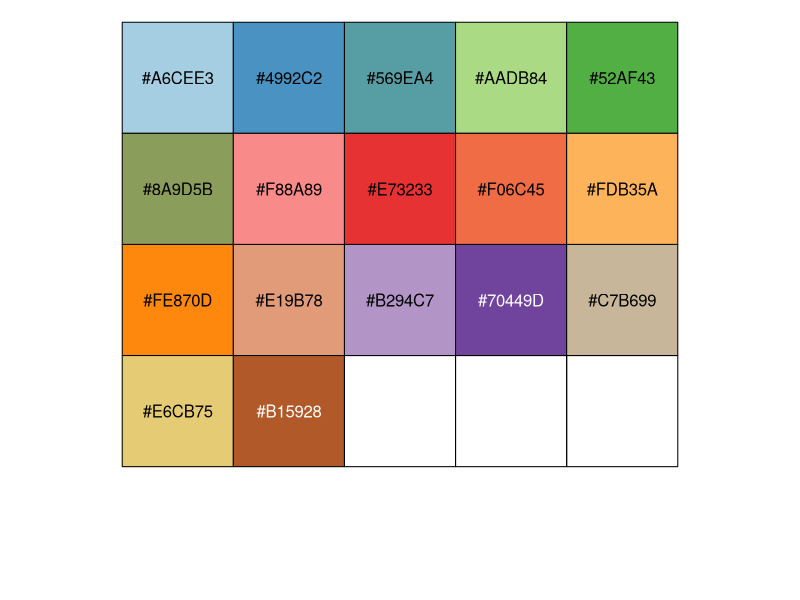
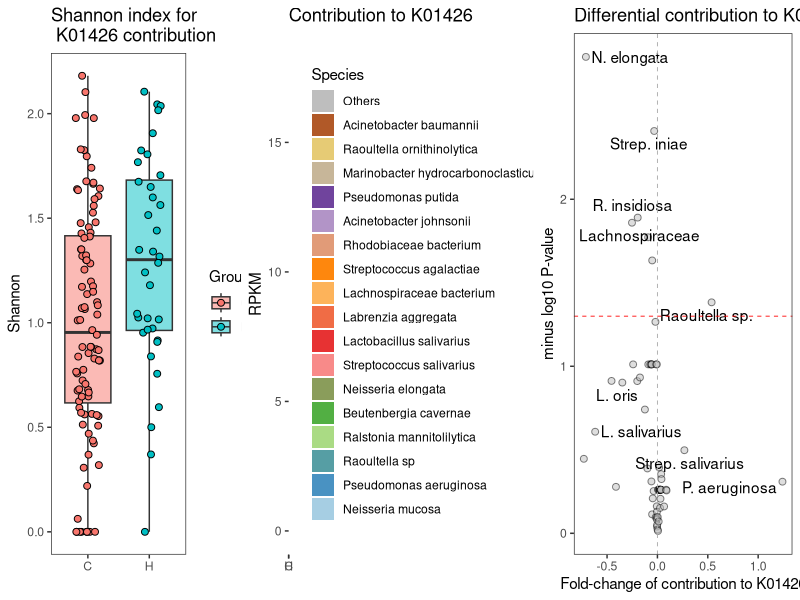

Here is the R script that generated these plots, in order:
library(readxl)

excel_sheets("Fig S5 data.xlsx")


# Figure S5 a ----------------------------
dat <- read_excel("Fig S5 data.xlsx", sheet = "Shannon")
head(dat)
library(ggplot2)

FigS5a <- ggplot(dat) +
  geom_boxplot(aes(x=Group,y=Shannon,fill=Group),alpha=0.5,outlier.shape = NA) +
  geom_jitter(aes(x=Group,y=Shannon,fill=Group),shape=21, width = 0.2,size=2) +
  theme_bw() + theme(panel.grid = element_blank())+
  xlab("") + ggtitle("Shannon index for \n K01426 contribution")

# wilcox
w=wilcox.test(Shannon~Group,data = dat)
w$p.value  #0.006


# Figure S5 b ----------------------------
dat <- read_excel("Fig S5 data.xlsx", sheet = "Contribution")
colnames(dat)[1] <- "Species"

library(RColorBrewer)
nb.cols = 17
mycolors <- colorRampPalette(brewer.pal(12, "Paired"))(nb.cols)
library(scales)
show_col(mycolors)


# rank
species_rank <- c(dat$Species[dat$Species != "Others"],"Others")


dat <- reshape2::melt(dat, id.var="Species")
dat$Species <- factor(dat$Species, levels = rev(species_rank))

FigS5b <- ggplot(dat) +
  geom_col(aes(x=variable,y=value,fill=Species))+
  scale_fill_manual(values = c("gray",rev(mycolors)))+
  theme_bw() + theme(panel.grid = element_blank())+
  xlab("") + ylab("RPKM")+ ggtitle("Contribution to K01426")



# Figure S5c ------------------------------------
dat <- read_excel("Fig S5 data.xlsx", sheet = "Differential contribution")
colnames(dat)[1] <- "Species"

library(ggrepel)
FigS5c <- ggplot(dat) +
  geom_point(aes(x=FC, y=log10P), size=2, alpha=0.5, fill="gray", shape=21)+
  theme_bw() + theme(panel.grid = element_blank())+
  geom_text_repel(aes(x=FC, y=log10P, label=Label)) +
  geom_hline(yintercept = 1.3, color="red", size=0.3, linetype="dashed")+
  geom_vline(xintercept = 0, color="darkgray", size=0.3, linetype="dashed")+
  xlab("Fold-change of contribution to K01426") + ylab("minus log10 P-value") + 
  ggtitle("Differential contribution to K01426")


library(ggpubr)
FigS5 <- ggarrange(FigS5a, FigS5b, FigS5c,ncol = 3)
FigS5
